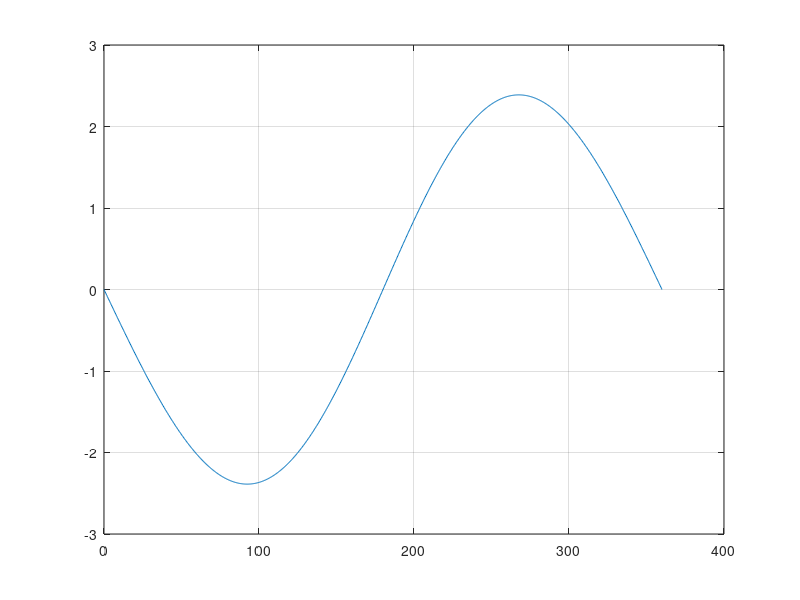

Recreate this plot in MATLAB.
theta=linspace(0,360,1000);

offset_sin=0;
offset_cos=0.1;
faza=-0;
amp_cos=0;

Sin=2.4*sind(theta+faza)+offset_sin;
Cos=(2.4+amp_cos)*cosd(theta)+offset_cos;

kot=atan2d(Sin,Cos);
kot((find(diff(kot)<-90)+1):end)=kot((find(diff(kot)<-90)+1):end)+360;
protokol=kot-theta;
figure
plot(theta,protokol)
grid on
disp(strvcat({'meritve napake','mean          peak2peak',...
              num2str([mean(protokol) max(protokol)-min(protokol)])}))
